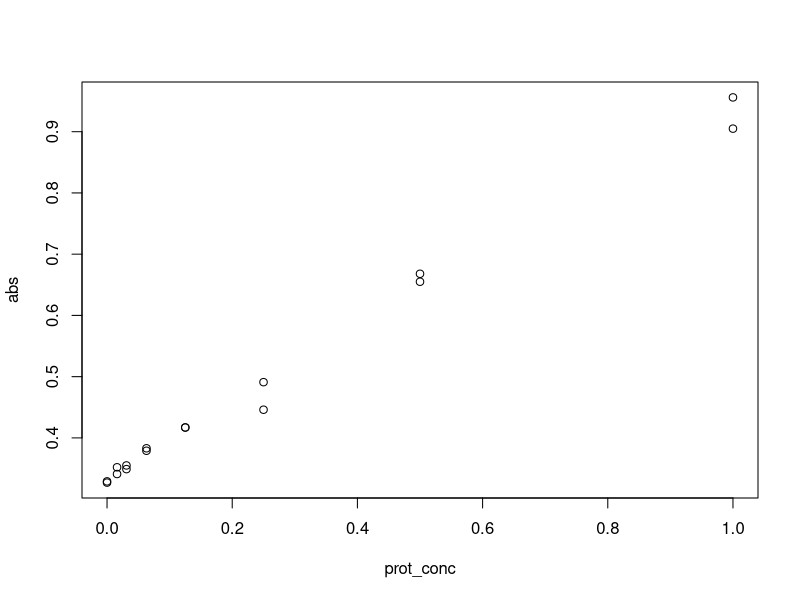

Write R code to recreate this figure. (Note: this script raises an error after producing the figure.)
prot_conc <- c(0.000, 0.016, 0.031, 0.063, 0.125, 0.250, 0.500, 1.000, 
               0.000, 0.016, 0.031, 0.063, 0.125, 0.250, 0.500, 1.000)

abs <- c(0.329, 0.352, 0.349, 0.379, 0.417, 0.491, 0.668, 0.956, 
         0.327, 0.341, 0.355, 0.383, 0.417, 0.446, 0.655, 0.905)
plot(prot_conc, abs)


Exercise #1

sample1 <- c(0.0, 0.05, 0.1, 0.2, 0.4, 0.8, 1.6, 0.0, 0.05, 0.1, 0.2, 0.4, 0.8, 1.6)

abs2 <- c(0.29, 0.35, 0.375, 0.4, 0.525, 0.75, 1.2, 0.305, 0.33, 0.395, 0.42, 0.545, 0.73, 1.3)


plot(sample1, abs2)
